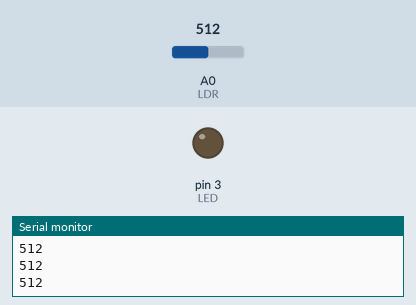
A sketch run on a simulated Arduino Uno, built with avr-gcc and run on an emulated ATmega328P. Shown: output pins drawn as LEDs (lit = HIGH), the last lines printed to the serial monitor. The test bench sets the inputs (shaded band); at power-on: A0 (LDR) = 512.

Above: at 1.2 s.
1.3 s: A0 (LDR) set to 11
2.8 s: A0 (LDR) set to 8
At 3.3 s:
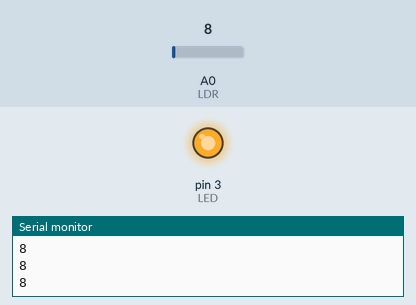
4.3 s: A0 (LDR) set to 122
At 5.5 s:
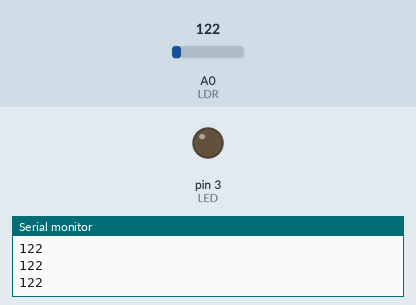
5.8 s: A0 (LDR) set to 0
At 6.8 s:
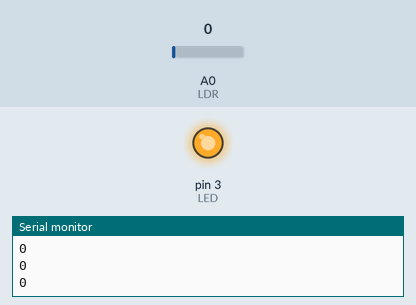
Timing chart, 0 to 8.3 s (numbered marks = the images above; inputs shaded):
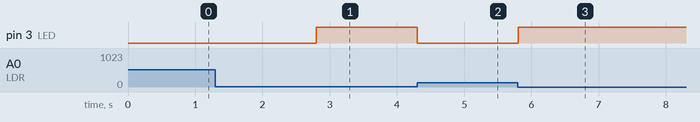

Measured:
- the behaviour switches between 10 and 9 on A0 (LDR) (found by bisection; images 0 and 1)
- after the input at 2.8 s, pin 3 (LED): LOW → HIGH at once
- after the input at 4.3 s, pin 3 (LED): HIGH → LOW at once
- after the input at 5.8 s, pin 3 (LED): LOW → HIGH at once

The sketch:

LDR.ino
```cpp
#define LED 3
#define LDR A0
int esik_deger = 10;


void setup() {
  Serial.begin(9600);
  pinMode(LED, OUTPUT);

}

void loop() {
  Serial.println(analogRead(LDR));

  // esik degeri kendi ortam kosullariniza gore seciniz
  if(analogRead(LDR) < esik_deger) {
    digitalWrite(LED, 1);
  }
  else {
    digitalWrite(LED ,0);
  }

}
```
